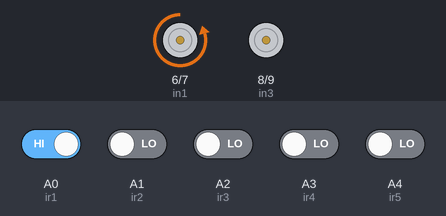
A sketch run on a simulated Arduino Uno, built with avr-gcc and run on an emulated ATmega328P. Parts: motor-driver pin pairs drawn as motors (green arrow = first pin HIGH = forward, orange = second pin HIGH = backward, longer = more drive, scaled by the enable pin). The inputs (shaded band) are chosen by the test bench; at power-on: A0 (ir1) HIGH, A1 (ir2), A2 (ir3), A3 (ir4), A4 (ir5) LOW.

Above: at 1.2 s.
1.3 s: A1 (ir2) driven HIGH
At 1.9 s:
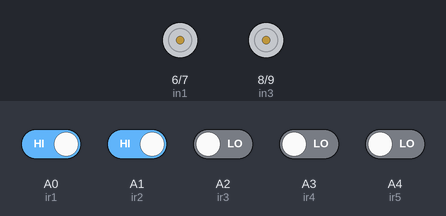
2.8 s: A1 (ir2) driven LOW
At 3.1 s:
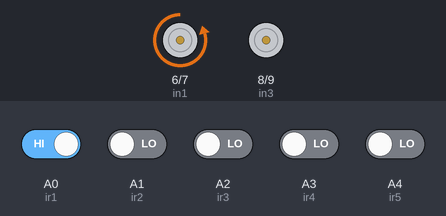
4.3 s: A0 (ir1) driven LOW and A2 (ir3) driven HIGH
At 5.4 s:
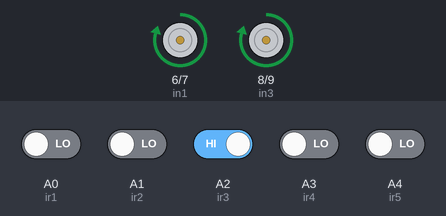
5.8 s: A3 (ir4) driven HIGH
At 6.6 s:
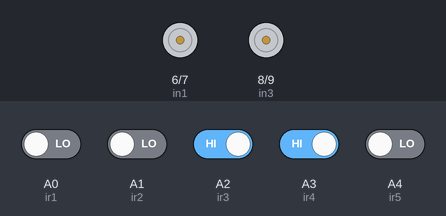
7.3 s: A3 (ir4) driven LOW
At 7.7 s:
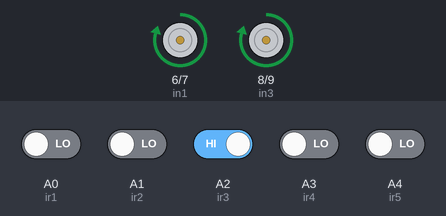
8.8 s: A2 (ir3) driven LOW and A4 (ir5) driven HIGH
At 10.0 s:
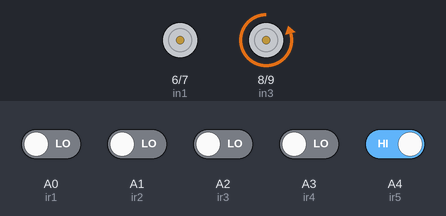
Timing chart, 0 to 11.3 s (numbered marks = the images above; inputs shaded):
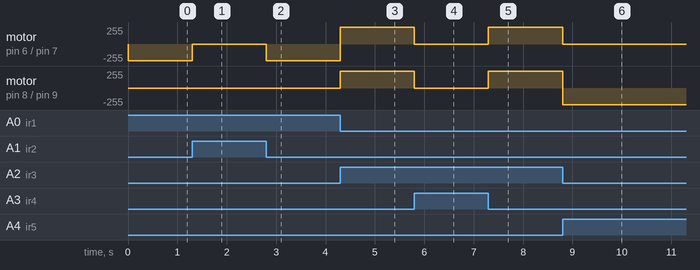

Measured:
- after the input at 1.3 s, motor on pin 6 (in1) / pin 7 (in2): backward 250/255 → stopped at once
- after the input at 2.8 s, motor on pin 6 (in1) / pin 7 (in2): stopped → backward 250/255 at once
- after the input at 4.3 s, motor on pin 6 (in1) / pin 7 (in2): backward 250/255 → forward 250/255 at once; motor on pin 8 (in3) / pin 9 (in4): stopped → forward 250/255 at once
- after the input at 5.8 s, motor on pin 6 (in1) / pin 7 (in2), motor on pin 8 (in3) / pin 9 (in4): forward 250/255 → stopped at once
- after the input at 7.3 s, motor on pin 6 (in1) / pin 7 (in2), motor on pin 8 (in3) / pin 9 (in4): stopped → forward 250/255 at once
- after the input at 8.8 s, motor on pin 6 (in1) / pin 7 (in2): forward 250/255 → stopped at once; motor on pin 8 (in3) / pin 9 (in4): forward 250/255 → backward 250/255 at once

The sketch:

Line_follower_5_channel.ino
```cpp
#define in1 6  //Right Motor MA1
#define in2 7  //Right Motor MA2
#define in3 8  //Left Motor MB1
#define in4 9  //Left Motor MB2
#define enA 5  //Right Motor Enable Pin EA
#define enB 10 //Left Motor Enable Pin EB

//**********5 Channel IR Sensor Connection**********//
#define ir1 A0
#define ir2 A1
#define ir3 A2
#define ir4 A3
#define ir5 A4
//*************************************************//

int M1_Speed = 70; // speed of motor 1
int M2_Speed = 70; // speed of motor 2
int LeftRotationSpeed = 255; // Left Rotation Speed
int RightRotationSpeed = 255; // Right Rotation Speed

void setup() {
  pinMode(in1, OUTPUT);
  pinMode(in2, OUTPUT);
  pinMode(in3, OUTPUT);
  pinMode(in4, OUTPUT);
  pinMode(enA, OUTPUT);
  pinMode(enB, OUTPUT);
  pinMode(ir1, INPUT);
  pinMode(ir2, INPUT);
  pinMode(ir3, INPUT);
  pinMode(ir4, INPUT);
  pinMode(ir5, INPUT);
}

void loop() {
  //Reading Sensor Values
  int s1 = digitalRead(ir1);  //Left Most Sensor
  int s2 = digitalRead(ir2);  //Left Sensor
  int s3 = digitalRead(ir3);  //Middle Sensor
  int s4 = digitalRead(ir4);  //Right Sensor
  int s5 = digitalRead(ir5);  //Right Most Sensor

  //cảm biến giữa phát hiện đường màu trắng
  if((s1 == 0) && (s2 == 0) && (s3 == 1) && (s4 == 0) && (s5 == 0))
  {
    forward();
  }

  //chỉ 1 cảm biến bên trái phát hiển đường màu trắng
  if((s1 == 1) && (s2 == 1) && (s3 == 0) && (s4 == 0) && (s5 == 0))
  {
    left1();
  }
  //cảm biến xa nhất bên trái phát hiện màu trắng
  if((s1 == 1) && (s2 == 0) && (s3 == 0) && (s4 == 0) && (s5 == 0))
  {
    left2();
//    left1();
  }
  //cảm biến bên phải phát hiện màu trắng
  if((s1 == 0) && (s2 == 0) && (s3 == 0) && (s4 == 1) && (s5 == 1))
  {
    right1();
  }
  //cảm biến bên phải ngoài cùng phát hiện màu trắng
  if((s1 == 0) && (s2 == 0) && (s3 == 0) && (s4 == 0) && (s5 == 1))
  {
    right2();
//    right1();
  }
  //giữa và bên phải phát hiện màu trắng
  if((s1 == 0) && (s2 == 0) && (s3 == 1) && (s4 == 1) && (s5 == 0))
  {
    right3();
  }

  //giữa và bên trái phát hiện màu trắng
  if((s1 == 0) && (s2 == 1) && (s3 == 1) && (s4 == 0) && (s5 == 0))
  {
    left3();
  }
  //giữa, trái và trái ngoài cùng phát hiện màu trắng
  if((s1 == 1) && (s2 == 1) && (s3 == 1) && (s4 == 0) && (s5 == 0))
  {
    left4();
  }
  //giữa, phải và phải ngoài cùng phát hiện màu trắng
  if((s1 == 0) && (s2 == 0) && (s3 == 1) && (s4 == 1) && (s5 == 1))
  {
    right4();
  }

  //tất cả đều trắng
  if((s1 == 1) && (s2 == 1) && (s3 == 1) && (s4 == 1) && (s5 == 1))
  {
    digitalWrite(in1, LOW);
    digitalWrite(in2, LOW);
    digitalWrite(in3, LOW);
    digitalWrite(in4, LOW);
  }

//  if((s1 == 0) && (s2 == 0) && (s3 == 0) && (s4 == 0) && (s5 == 0))
//  {
//    delay(200);
//    backward();
//
//  }
}

void forward()
{

    digitalWrite(in1, HIGH);
    digitalWrite(in2, LOW);
    digitalWrite(in3, HIGH);
    digitalWrite(in4, LOW);
        analogWrite(enA, 250); //you can adjust the speed of the motors from 0-255
    analogWrite(enB, 250); //you can adjust the speed of the motors from 0-255
}

void backward()
{
digitalWrite(in1, LOW);
digitalWrite(in2, HIGH);
digitalWrite(in3, LOW);
digitalWrite(in4, HIGH);
analogWrite(enA, 250);
analogWrite(enB, 250);
}

void right1()
{

    digitalWrite(in1, HIGH);
    digitalWrite(in2, LOW);
    digitalWrite(in3, LOW);
    digitalWrite(in4, LOW);
    analogWrite(enA, 0); //you can adjust the speed of the motors from 0-255
    analogWrite(enB, 250); //you can adjust the speed of the motors from 0-255
  }

void right2()
{

    digitalWrite(in1, HIGH);
    digitalWrite(in2, LOW);
    digitalWrite(in3, LOW);
    digitalWrite(in4, HIGH);
    analogWrite(enA, 0); //you can adjust the speed of the motors from 0-255
    analogWrite(enB, 250); //you can adjust the speed of the motors from 0-255
}

void left1()
{

    digitalWrite(in1, LOW);
    digitalWrite(in2, LOW);
    digitalWrite(in3, HIGH);
    digitalWrite(in4, LOW);
    analogWrite(enA, 250); //you can adjust the speed of the motors from 0-255
    analogWrite(enB, 0); //you can adjust the speed of the motors from 0-255
}

void left2()
{

    digitalWrite(in1, LOW);
    digitalWrite(in2, HIGH);
    digitalWrite(in3, HIGH);
    digitalWrite(in4, LOW);
        analogWrite(enA, 250); //you can adjust the speed of the motors from 0-255
    analogWrite(enB, 0); //you can adjust the speed of the motors from 0-255
}

void left3()
{

    digitalWrite(in1, LOW);
    digitalWrite(in2, LOW);
    digitalWrite(in3, HIGH);
    digitalWrite(in4, LOW);
        analogWrite(enA, 250); //you can adjust the speed of the motors from 0-255
    analogWrite(enB, 0); //you can adjust the speed of the motors from 0-255
}

void right3()
{

    digitalWrite(in1, HIGH);
    digitalWrite(in2, LOW);
    digitalWrite(in3, LOW);
    digitalWrite(in4, LOW);
        analogWrite(enA, 0); //you can adjust the speed of the motors from 0-255
    analogWrite(enB, 250); //you can adjust the speed of the motors from 0-255
}

void right4()
{

    digitalWrite(in1, HIGH);
    digitalWrite(in2, LOW);
    digitalWrite(in3, LOW);
    digitalWrite(in4, LOW);
        analogWrite(enA, 0); //you can adjust the speed of the motors from 0-255
    analogWrite(enB, 250); //you can adjust the speed of the motors from 0-255
}

void left4()
{

    digitalWrite(in1, LOW);
    digitalWrite(in2, LOW);
    digitalWrite(in3, HIGH);
    digitalWrite(in4, LOW);
       analogWrite(enA, 250); //you can adjust the speed of the motors from 0-255
    analogWrite(enB, 0); //you can adjust the speed of the motors from 0-255
}
```
